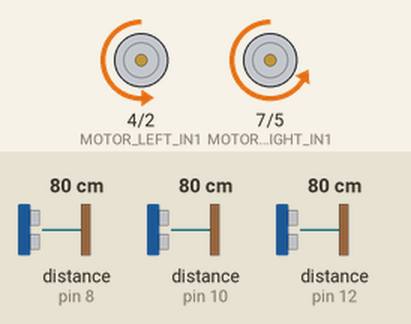
Simulated run of this sketch. Board: Arduino Uno, built with avr-gcc and run on an emulated ATmega328P. On the bench: motor-driver pin pairs drawn as motors (green arrow = first pin HIGH = forward, orange = second pin HIGH = backward, longer = more drive, scaled by the enable pin). Wiring (inferred from the names in the program): 3 × ultrasonic range finder: trigger pin 9, echo pin 8 / trigger pin 11, echo pin 10 / trigger pin 13, echo pin 12. The inputs (shaded band) are chosen by the test bench; at power-on: distance to the obstacle (sensors on pin 10, pin 8, pin 12) 80 cm. The echo pulse lasts 58.3 µs per cm.

Above: at 1.2 s.
1.3 s: distance to the obstacle (sensor on pin 10) set to 18 cm
2.8 s: distance to the obstacle (sensor on pin 10) set to 15 cm
At 2.97 s:
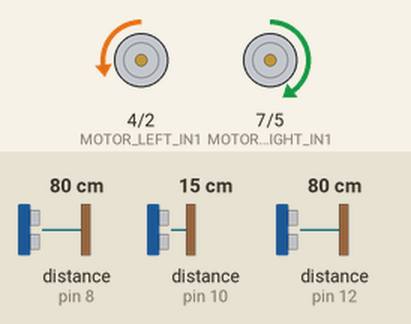
5.8 s: distance to the obstacle (sensor on pin 8) set to 2 cm
At 8.79 s:
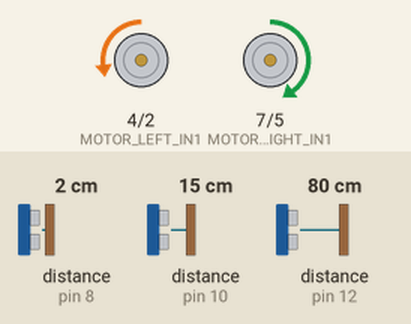
8.8 s: distance to the obstacle (sensor on pin 8) set to 120 cm
At 9.0 s:
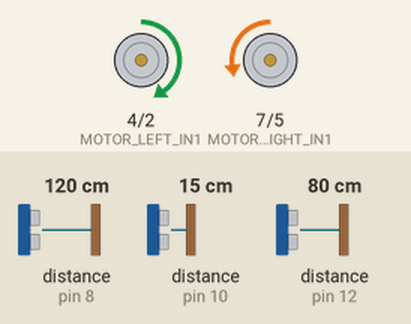
11.8 s: distance to the obstacle (sensor on pin 12) set to 2 cm
14.8 s: distance to the obstacle (sensor on pin 12) set to 9 cm
Timing chart, 0 to 18.8 s (numbered marks = the images above; inputs shaded):
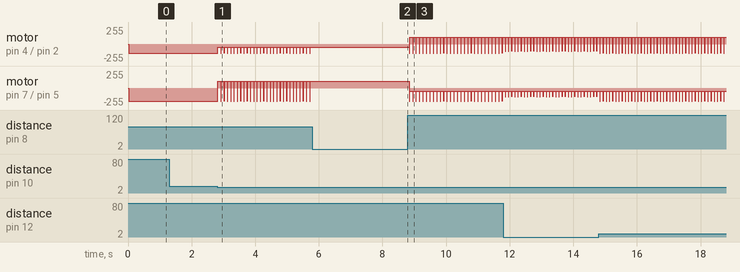

The sketch:

stem.ino
```cpp
// MAZE RUNNERS
// hamza, zena, roya, anas

// USEFUL RESOURCES: -------
//  - https://docs.arduino.cc/learn/programming/memory-guide/
//  - https://docs.arduino.cc/language-reference/
//  - https://arduino-doc.readthedocs.io/en/stable/3.Arduino%20Projects/8.Ultrasonic%20Sensor/
// -------------------------

// DATA TYPE SIZES ---------
//           char: 1 byte
//  unsigned char: 1 byte
//           byte: 1 byte
//            int: 2 bytes
//   unsigned int: 2 bytes
//           long: 4 bytes
//  unsigned long: 4 bytes
//          float: 4 bytes
// -------------------------

// UNITS -------------------
// - time: us
// - distance: cm
// -------------------------

// NOTE(anas): width of path is always 20cm

#include "stem.h"

// GLOBAL VARIABLES
robot_s robot = {0};

// INITIALIZATION
void init_pins() {
    // motor enables
    pinMode(MOTOR_RIGHT_ENABLE, OUTPUT);
    pinMode(MOTOR_LEFT_ENABLE,  OUTPUT);

    // motor ins
    pinMode(MOTOR_RIGHT_IN1,    OUTPUT);
    pinMode(MOTOR_RIGHT_IN2,    OUTPUT);
    pinMode(MOTOR_LEFT_IN1,     OUTPUT);
    pinMode(MOTOR_LEFT_IN2,     OUTPUT);

    // ultrasonic triggers
    pinMode(US_LEFT_TRIGGER,    OUTPUT);
    pinMode(US_FRONT_TRIGGER,   OUTPUT);
    pinMode(US_RIGHT_TRIGGER,   OUTPUT);

    // ultrasonic echos
    pinMode(US_LEFT_ECHO,       INPUT);
    pinMode(US_FRONT_ECHO,      INPUT);
    pinMode(US_RIGHT_ECHO,      INPUT);
}

void init_robot() {
    // pins
    robot.us_left.trigger       = US_LEFT_TRIGGER;
    robot.us_front.trigger      = US_FRONT_TRIGGER;
    robot.us_right.trigger      = US_RIGHT_TRIGGER;

    robot.us_left.echo          = US_LEFT_ECHO;
    robot.us_front.echo         = US_FRONT_ECHO;
    robot.us_right.echo         = US_RIGHT_ECHO;

    robot.motor_right.enable    = MOTOR_RIGHT_ENABLE;
    robot.motor_left.enable     = MOTOR_LEFT_ENABLE;

    robot.motor_right.in1       = MOTOR_RIGHT_IN1;
    robot.motor_right.in2       = MOTOR_RIGHT_IN2;
    robot.motor_left.in1        = MOTOR_LEFT_IN1;
    robot.motor_left.in2        = MOTOR_LEFT_IN2;

    // robot parameters
    robot.base_speed       = 140;

    robot.max_adjust_speed = 110;
    robot.min_adjust_speed = 70;

    robot.parent_rot_speed = 100;
    robot.child_rot_speed  = 50;

    robot.movement = MOVE_STILL;

    robot.motor_right.rot = ROT_ACW;
    robot.motor_left.rot = ROT_CW;

    robot.motor_right.running = true;
    robot.motor_left.running = true;

    robot.motor_right.speed = robot.base_speed;
    robot.motor_left.speed = robot.base_speed;
}

void setup() {
    Serial.begin(9600);

    init_pins();
    init_robot();
}

// SENSOR INTERFACES
void ultrasonic_update(ultrasonic_s* sensor) {
    // ok so i think i understood this wrong when i first wrote it
    // after some lookup, it seems the ultrasonic sends out pulses of 37kHz sound waves
    // while it is set to HIGH, so delays are necessary
    digitalWrite(sensor->trigger, HIGH);
    // according to sensor specifications this should be 10
    delayMicroseconds(10);

    digitalWrite(sensor->trigger, LOW);
    u32 duration = pulseIn(sensor->echo, HIGH);
    sensor->dist = duration * 0.0170145f;
    if(sensor->dist > 1000) sensor->dist = 0.0f;

    // keep the trigger at LOW for 1 microsecond
    // to ensure the next cycle is a clean high
    // from tested sources it takes 4us for it to fully go back to LOW
    // NOTE(anas): this *could* be removed, if we know that the rest of the program
    //             takes ~4us to execute but that would be risky
    delayMicroseconds(4);
}

void motor_update(motor_s* motor) {
    if(motor->rot == ROT_CW) {
        digitalWrite(motor->in1, HIGH);
        digitalWrite(motor->in2, LOW);
    } else {
        digitalWrite(motor->in1, LOW);
        digitalWrite(motor->in2, HIGH);
    }

    if(!motor->running)
        analogWrite(motor->enable, 0);
    else
        analogWrite(motor->enable, motor->speed);
}

// ROBOT STATE
void log_robot_state() {
    Serial.print(F("Left: "));
    Serial.println(robot.us_left.dist);
    Serial.print(F("Front: "));
    Serial.println(robot.us_front.dist);
    Serial.print(F("Right: "));
    Serial.println(robot.us_right.dist);
    Serial.println(F("-----------"));
}

void robot_update_motors() {
    motor_update(&robot.motor_right);
    motor_update(&robot.motor_left);
}

void robot_set_movement(movement_t move) {
    robot.motor_right.running = move != MOVE_STILL;
    robot.motor_left.running = move != MOVE_STILL;

    if(move == MOVE_FORWARD) {
        robot.motor_right.rot = ROT_ACW;
        robot.motor_left.rot = ROT_ACW;
    } else if(move == MOVE_BACK) {
        robot.motor_right.rot = ROT_CW;
        robot.motor_left.rot = ROT_CW;
    } else if(move == MOVE_TURN_RIGHT) {
        robot.motor_left.rot = ROT_CW;
        robot.motor_right.rot = ROT_ACW;

        robot.motor_left.speed = robot.parent_rot_speed;
        robot.motor_right.speed = robot.child_rot_speed;
    } else if(move == MOVE_TURN_LEFT) {
        robot.motor_left.rot = ROT_ACW;
        robot.motor_right.rot = ROT_CW;

        robot.motor_right.speed = robot.parent_rot_speed;
        robot.motor_left.speed = robot.child_rot_speed;
    }

    robot_update_motors();
}

void robot_turn(movement_t move, u8 turns) {
    if(move != MOVE_TURN_RIGHT && move != MOVE_TURN_LEFT) return;
    robot.turning = true;
    robot_set_movement(move);

    // after testing, we found 280ms to be the approximate time needed
    // for the robot to do a 90 degree turn
    // its not exact but its good enough
    delay(turns * TURN_DELAY);

    robot.turning = false;
}

void robot_adjust_speed() {
    if(robot.us_left.dist <= ADJUST_WALL_DIST && robot.us_left.dist <= robot.us_right.dist) {
        robot.motor_left.speed = robot.max_adjust_speed;
        robot.motor_right.speed = CLAMP(robot.min_adjust_speed + MOTOR_K, 0, 255);
    } else if(robot.us_right.dist <= ADJUST_WALL_DIST && robot.us_right.dist <= robot.us_left.dist) {
        robot.motor_right.speed = CLAMP(robot.max_adjust_speed + MOTOR_K, 0, 255);
        robot.motor_left.speed = robot.min_adjust_speed;
    } else {
        robot.motor_left.speed = robot.base_speed;
        robot.motor_right.speed = CLAMP(robot.base_speed + MOTOR_K, 0, 255);
    }
}

// LOGIC
boolean at_intersection() {
    return robot.us_front.dist <= MIN_FRONT_TURN_DIST;
}

movement_t detect_robot_movement() {
    if(robot.us_right.dist >= MIN_TURN_WALL_DIST && robot.us_right.dist > robot.us_left.dist) return MOVE_TURN_RIGHT;
    else if(robot.us_left.dist >= MIN_TURN_WALL_DIST && robot.us_left.dist > robot.us_right.dist) return MOVE_TURN_LEFT;
    else return MOVE_STILL;
}

// EXECUTION LOOP
void loop() {
    // update the sensor interfaces
    ultrasonic_update(&robot.us_left);
    ultrasonic_update(&robot.us_front);
    ultrasonic_update(&robot.us_right);

    // adjust robot speed so that it doesnt hit the side walls
    robot_adjust_speed();
    robot_set_movement(MOVE_FORWARD);

    // update the sensor interfaces
    ultrasonic_update(&robot.us_left);
    ultrasonic_update(&robot.us_front);
    ultrasonic_update(&robot.us_right);

    if(at_intersection()) {
        movement_t movement = detect_robot_movement();
        /*
        if(movement == MOVE_STILL) robot_set_movement(movement);
        else robot_turn(movement, 1);
        */
        if(movement != MOVE_STILL) robot_turn(movement, 1);
    }

    /*
    robot_turn(MOVE_TURN_LEFT, 1);
    delay(500);
    */

    /*
    robot_set_movement(MOVE_STILL);
    log_robot_state();
    delay(400);
    */
}
```

stem.h
```cpp
#ifndef STEM_H
#define STEM_H

// MAZE RUNNERS
// hamza, zena, roya, anas

// NOTE: the reason that i had to make a separate header file
//       is because of the stupid decisions made by the arduino IDE devs
//       they (for some reason) generate function prototypes
//       before sending the code to the compiler
//       and ALL function prototypes are generated above the first declared function,
//       so if you had a function declared above a typedef or macro,
//       then the compiler will complain about the type/macro not being defined
//       thank you arduino IDE devs very cool

// MACROS
#define LERP(_a, _b, _t) ((_a) + t * ((_b) - (_a)))
#define CLAMP(_x, _min, _max) ((_x) <= (_min) ? (_min) : (_x) >= (_max) ? (_max) : (_x))

#define MIN_FRONT_TURN_DIST   (16.0f)
#define MIN_TURN_WALL_DIST    (14.0f)
#define ADJUST_WALL_DIST      (8.0f)

#define TURN_DELAY            (80)

// PINS
// NOTE(anas): right motor -> A
//             left  motor -> B
#define MOTOR_RIGHT_ENABLE  (6)
#define MOTOR_LEFT_ENABLE   (3)

#define MOTOR_RIGHT_IN1     (7)
#define MOTOR_RIGHT_IN2     (5)
#define MOTOR_LEFT_IN1      (4)
#define MOTOR_LEFT_IN2      (2)

#define US_LEFT_TRIGGER     (13)
#define US_LEFT_ECHO        (12)

#define US_FRONT_TRIGGER    (11)
#define US_FRONT_ECHO       (10)

#define US_RIGHT_TRIGGER    (9)
#define US_RIGHT_ECHO       (8)

#define MOTOR_K             (60)

// DATA TYPES
typedef char i8;
typedef unsigned char u8;
typedef int i16;
typedef unsigned long u32;
typedef long i32;
typedef float f32;

typedef enum {
    ROT_CW  = 0,
    ROT_ACW = 1,
} rotation_t;

typedef enum {
    MOVE_STILL      = 0,
    MOVE_FORWARD    = 1,
    MOVE_BACK       = 2,
    MOVE_TURN_RIGHT = 3,
    MOVE_TURN_LEFT  = 4,
} movement_t;

// SENSOR INTERFACES
typedef struct {
    u16 enable;
    u16 in1;
    u16 in2;

    boolean running;
    u8 speed;
    rotation_t rot;
} motor_s;

typedef struct {
    u16 trigger;
    u16 echo;

    f32 dist;
} ultrasonic_s;

// ROBOT
typedef struct {
    ultrasonic_s us_left;
    ultrasonic_s us_front;
    ultrasonic_s us_right;

    motor_s motor_right;
    motor_s motor_left;

    u8 base_speed;
    u8 slow_speed;
    u8 max_adjust_speed;
    u8 min_adjust_speed;
    u8 parent_rot_speed;
    u8 child_rot_speed;

    boolean turning;
    movement_t movement;
} robot_s;

#endif
```

Measured:
- the behaviour switches between 17 and 16 cm on distance to the obstacle (sensor on pin 10) (found by bisection; images 0 and 1)
- after the input at 1.3 s, every drawn part: stays the same
- after the input at 2.8 s, motor on pin 4 (MOTOR_LEFT_IN1) / pin 2 (MOTOR_LEFT_IN2): alternates backward 140/255 for 0.01 s and backward 50/255 for 0.09 s, starting at once; motor on pin 7 (MOTOR_RIGHT_IN1) / pin 5 (MOTOR_RIGHT_IN2): alternates backward 200/255 for 0.01 s and forward 100/255 for 0.09 s, starting at once
- after the input at 5.8 s, motor on pin 4 (MOTOR_LEFT_IN1) / pin 2 (MOTOR_LEFT_IN2): stops changing and stays backward 50/255; motor on pin 7 (MOTOR_RIGHT_IN1) / pin 5 (MOTOR_RIGHT_IN2): stops changing and stays forward 100/255
- after the input at 8.8 s, motor on pin 4 (MOTOR_LEFT_IN1) / pin 2 (MOTOR_LEFT_IN2): alternates backward 140/255 for 0.01 s and forward 100/255 for 0.09 s, starting at once; motor on pin 7 (MOTOR_RIGHT_IN1) / pin 5 (MOTOR_RIGHT_IN2): alternates backward 200/255 for 0.01 s and backward 50/255 for 0.09 s, starting at once
